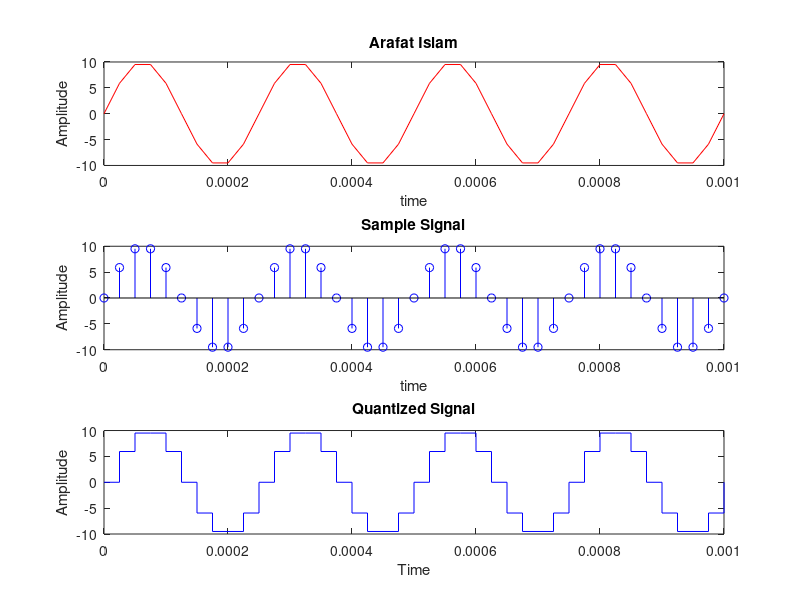

Source code (MATLAB):

pkg load communications;

fs=40e3;% sampling frequency
fc=4e3;% frequency of the signal
t=0:1/fs:0.001;%discrete time
x=10*sin(2*pi*fc*t);% discrete signal

n=4;
L=(2^n);
delta=(max(x)-min(x))/L;
i = round((x-min(x))/delta);
xq=min(x)+(i.*delta);


subplot(3,1,1)
plot(t,x,'r')
title("Arafat Islam")
xlabel('time')
ylabel('Amplitude')

subplot(3,1,2)
stem(t,x,'b')
title("Sample Signal")
xlabel("time")
ylabel("Amplitude")

subplot(3,1,3)
stairs(t,xq,'b')
title('Quantized Signal')
xlabel('Time')
ylabel('Amplitude')

